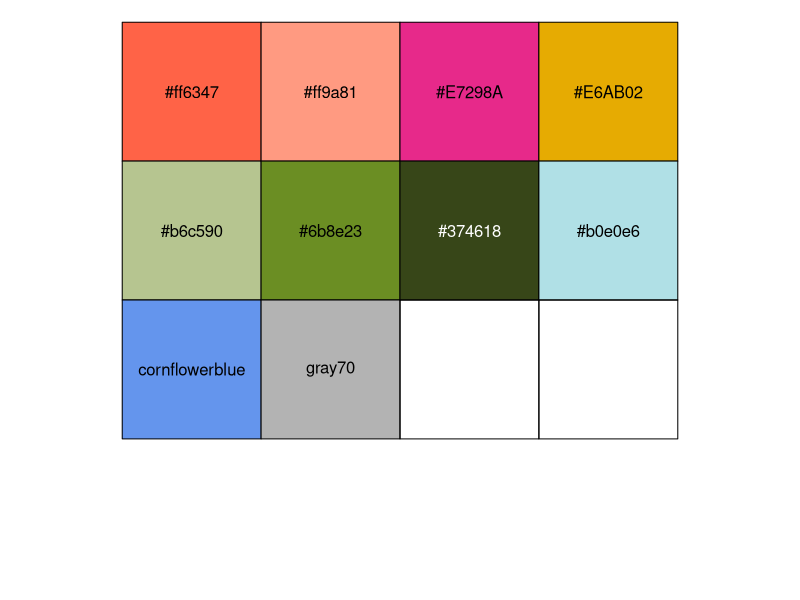
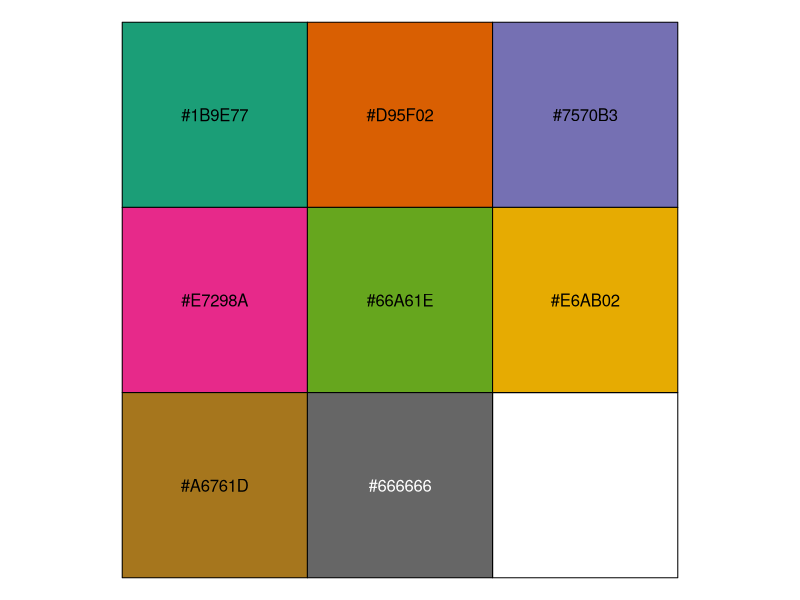
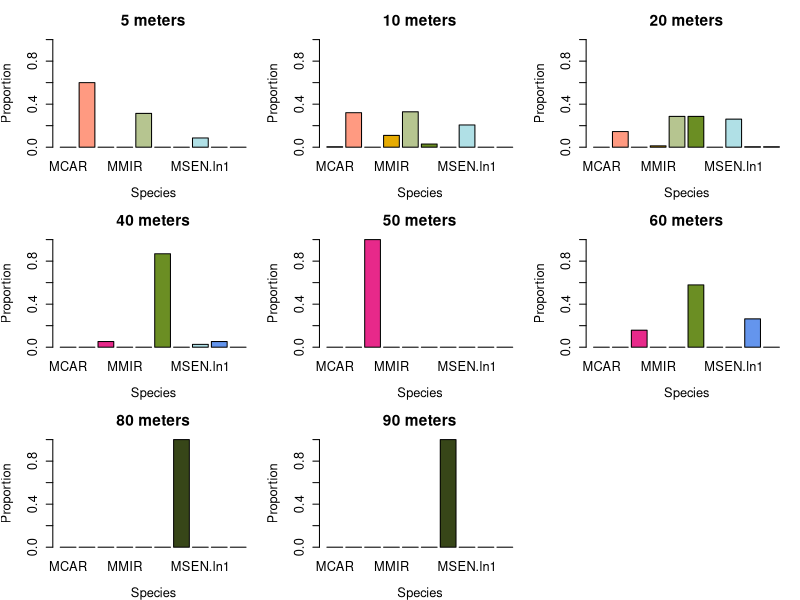
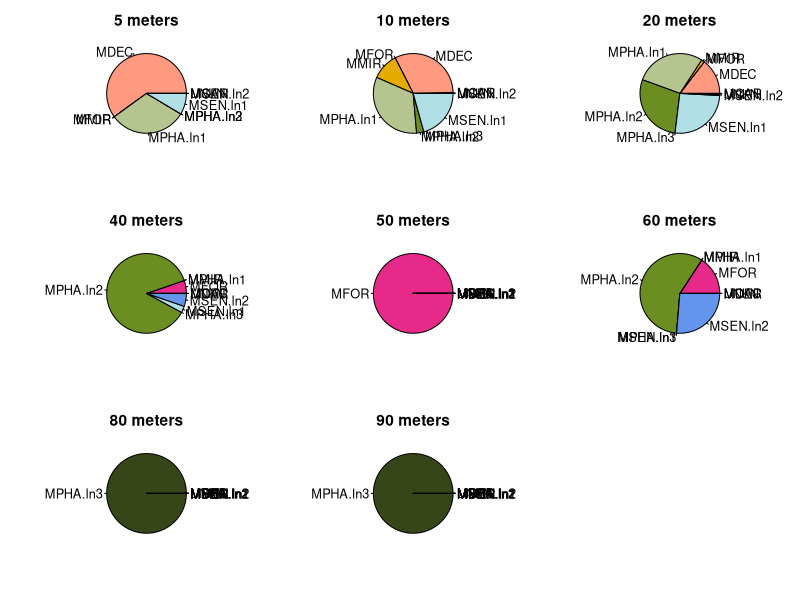
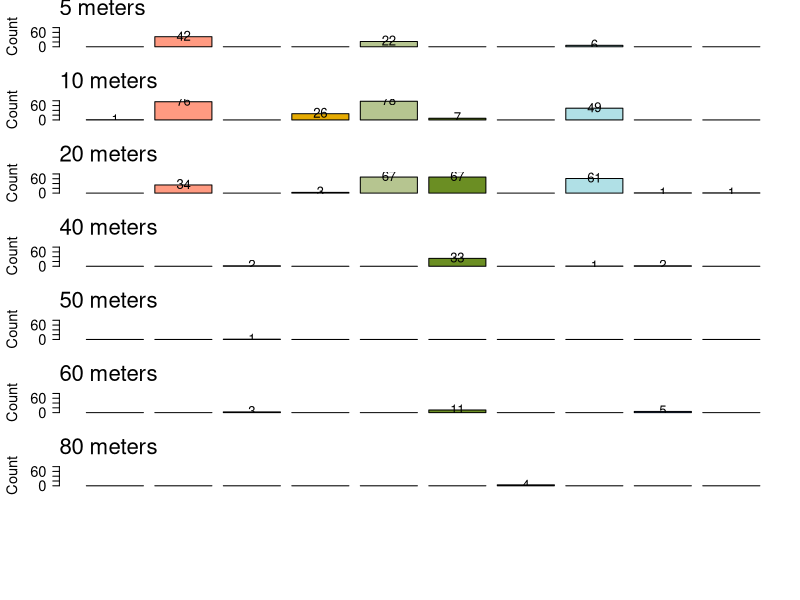

Here is the R script that generated these plots, in order: (Note: this script raises an error after producing the figures.)
library(here)
library(stringr)
library(scales)
library(RColorBrewer)

ids <- read.csv(here("WGS/angsd_results/bam_lists/ids_recoded606_Oct2025.csv"), header = TRUE) # 606 Madracis, no clones

metadata <- as.data.frame(str_split_fixed(ids$new_ID, '_', 6))
colnames(metadata) <- c('species', 'site', 'depth', 'collector', 'ID', 'extract')
metadata $id_original <- paste(metadata[,4], metadata[,5], sep = "_")
metadata$depth <- as.numeric(metadata[,3]) # Must be numeric or the subsetting gets very weird
metadata$sample_full <- ids$new_ID

# Get cluster assignments for coloring the points
data_cluster <- read.csv(here("madracis_master_merged_Oct2025.csv"), header = TRUE)

metadata$species_mpha <- data_cluster[match(metadata$id_original, data_cluster$ID), 7]

# Replace NAs with matching in species column
species_indices <- which(is.na(metadata$species_mpha) == TRUE) # indicies that have NAs
metadata$species_mpha[is.na(metadata$species_mpha)] <- metadata$species[species_indices] # replace the NAs with species in associated index

# Split out MPHA by depth to assign MPHA.ln3
metadata$species_mpha[which(metadata$species == 'MPHA' & metadata$depth >60)] <- "MPHA.ln3" # MPHA at depths >60

# Deal with the Pim MPHAs, which are mostly MSEN-like MPHAs
metadata[which(metadata$id_original == 'PB_4583'),9] <- 'MPHA.ln2'
metadata[which(metadata$id_original == 'PB_4578'),9] <- 'MSEN.ln2'
metadata[which(metadata$id_original == 'PB_4577'),9] <- 'MSEN.ln2'
metadata[which(metadata$id_original == 'PB_4576'),9] <- 'MSEN.ln2'
metadata[which(metadata$id_original == 'PB_4579'),9] <- 'MSEN.ln2'

metadata$species_mpha <- factor(metadata$species_mpha, levels = c('MCAR','MDEC', 'MFOR', 'MMIR', 'MPHA.ln1', 'MPHA.ln2', 'MPHA.ln3', 'MSEN.ln1', 'MSEN.ln2', 'UNKN')) #reorder the species factors

#### Set color scheme ####
colors_mpha <- c("#ff6347", "#ff9a81", "#E7298A", "#E6AB02", "#b6c590", "#6b8e23", "#374618", "#b0e0e6", "cornflowerblue", "gray70") # colors for MSEN.ln2
# colors_mpha <- c("#ff6347", "#ff9a81", "#E7298A", "#E6AB02", "#b6c590", "#6b8e23", "#374618", "#79d2a6", "#b0e0e6", "gray70") # colors for MPHA.ln4
show_col(colors_mpha)

colors_depth <- brewer.pal(8, 'Dark2')
show_col(colors_depth)

#### Start figuring out counts/percentages for species for a given depth ####
# What percent of species occur at a given depth
speciesbydepth <- as.data.frame.matrix(table(metadata$species_mpha, metadata$depth)) # table of species vs depths
count_by_depth <- as.vector(colSums(speciesbydepth)) # number of corals at each depth

speciesbydepth_percents <- data.frame(matrix(NA, nrow = 10, ncol = 8))
colnames(speciesbydepth_percents) <- colnames(speciesbydepth)
rownames(speciesbydepth_percents) <- rownames(speciesbydepth)

for (i in 1:ncol(speciesbydepth)) {
  speciesbydepth_percents[,i] <- speciesbydepth[,i]/count_by_depth[i]
}

#### Plot ####
# Barchart by proportion
png(file="~/Documents/CalAcademy_postdoc/Analyses/madracis_reefscape/WGS/angsd_results/madracis606/species_prop_by_depth_bar.png", width=11, height=8.5, res=300, units="in")

par(
  mar=c(4, 4, 3, 1), # panel margin size in "line number" units
  mgp=c(3, 1, 0), # default is c(3,1,0); line number for axis label, tick label, axis
  tcl=-0.5, # size of tick marks as distance INTO figure (negative means pointing outward)
  cex=1, # character expansion factor; keep as 1; if you have a many-panel figure, they start changing the default!
  ps=14, # point size, which is the font size
  bty = 'n',
  mfrow = c(3,3))

  for (j in 1:ncol(speciesbydepth_percents)) {
    barplot(height=as.matrix(t(speciesbydepth_percents))[j,], names=rownames(speciesbydepth_percents), col = colors_mpha, xlab = 'Species', ylab = 'Proportion', main = paste(colnames(speciesbydepth_percents)[j], 'meters', sep = ' '), ylim = c(0,1))
  }

dev.off()

# Pie chart
png(file="~/Documents/CalAcademy_postdoc/Analyses/madracis_reefscape/WGS/angsd_results/madracis606/species_prop_by_depth_pie.png", width=9, height=7, res=300, units="in")

par(
  mar=c(4, 3, 3, 1), # panel margin size in "line number" units
  mgp=c(3, 1, 0), # default is c(3,1,0); line number for axis label, tick label, axis
  tcl=-0.5, # size of tick marks as distance INTO figure (negative means pointing outward)
  cex=1, # character expansion factor; keep as 1; if you have a many-panel figure, they start changing the default!
  ps=14, # point size, which is the font size
  bty = 'n',
  mfrow = c(3,3))

for (j in 1:ncol(speciesbydepth_percents)) {
  pie(speciesbydepth_percents[,j], labels = rownames(speciesbydepth_percents), col = colors_mpha, main = paste(colnames(speciesbydepth_percents)[j], 'meters', sep = ' '))
}

dev.off()

# Barchart by absolute count
png(file="~/Documents/CalAcademy_postdoc/Analyses/madracis_reefscape/WGS/angsd_results/madracis606/species_count_by_depth_bar.png", width=4, height=18, res=300, units="in")

par(
  #mar=c(3, 4, 2, 1), # panel margin size in "line number" units
  mgp=c(3, 1, 0), # default is c(3,1,0); line number for axis label, tick label, axis
  tcl=-0.5, # size of tick marks as distance INTO figure (negative means pointing outward)
  cex=1, # character expansion factor; keep as 1; if you have a many-panel figure, they start changing the default!
  ps=16, # point size, which is the font size
  bty = 'n',
  mfrow = c(8,1))

# Define a layout with equal panel heights but adjust space for the last plot
layout_matrix <- matrix(1:ncol(speciesbydepth), ncol = 1)
layout(layout_matrix, heights = c(rep(1, ncol(speciesbydepth) - 1), 1.2)) # Larger height for the last plot

for (j in 1:ncol(speciesbydepth)) {
  
  # Adjust margins for the last plot
  if (j == ncol(speciesbydepth)) {
    par(mar = c(7, 4.5, 2, 1)) # Increased bottom margin
  } else {
    par(mar = c(2, 4.5, 2, 1)) # Default margin for other plots
  }
  
  # Extract data for current depth
  counts <- as.matrix(t(speciesbydepth))[j,]
  
  # Create barplot and store midpoints
  bar_mids <- barplot(height = counts,
                      names = rownames(speciesbydepth),
                      col = colors_mpha,
                      xlab = '', ylab = 'Count',
                      ylim = c(0, 85), xaxt = 'n', las = 2)
  
  # Add depth label
  mtext(paste(colnames(speciesbydepth)[j], 'meters', sep = ' '), side = 3, adj = 0, line = 0.65)
  
  # Add sample size labels above bars (only if > 0)
  text(x = bar_mids[counts > 0],
       y = counts[counts > 0] + 4,  # Offset above the bar
       labels = counts[counts > 0],
       cex = 0.9)
}

# Add x-axis labels and axis title for the combined plot
text(x = c(0.7, 1.9, 3.1, 4.3, 5.5, 6.7, 7.9, 9.1, 10.3, 11.5),
     y = par("usr")[3] - 10,
     labels = c("MCAR", "MDEC", "MFOR", "MMIR","MPHA.ln1","MPHA.ln2", "MPHA.ln3","MSEN.ln1", "MSEN.ln2", "UNKN"),
     xpd = NA, srt = 35, adj = 0.965)

mtext('Genetic lineage', side = 1, line = 5.75)

dev.off()

#### Figure out counts/percentages for depths for a given species
# For a species, what is the depths at which they occur?
count_by_species <- as.vector(rowSums(speciesbydepth)) # number of corals of each species

depthbyspecies <- data.frame(matrix(NA, nrow = 10, ncol = 8))
colnames(depthbyspecies) <- colnames(speciesbydepth)
rownames(depthbyspecies) <- rownames(speciesbydepth)

for (i in 1:nrow(speciesbydepth)) {
  depthbyspecies[i,] <- speciesbydepth[i,]/count_by_species[i]
}

#### Plot ####
# Barplot
png(file="~/Documents/CalAcademy_postdoc/Analyses/madracis_reefscape/WGS/angsd_results/madracis606/depth_prop_by_species_bar.png", width=12, height=16, res=300, units="in")

par(
  mar=c(4, 5, 3, 1), # panel margin size in "line number" units
  mgp=c(3, 1, 0), # default is c(3,1,0); line number for axis label, tick label, axis
  tcl=-0.5, # size of tick marks as distance INTO figure (negative means pointing outward)
  cex=1, # character expansion factor; keep as 1; if you have a many-panel figure, they start changing the default!
  ps=17, # point size, which is the font size
  bty = 'n',
  mfrow = c(5,2))

for (j in 1:nrow(depthbyspecies)) {
  barplot(height=as.matrix(depthbyspecies[j,]), names=colnames(depthbyspecies), xlab = 'Depth', ylab = 'Proportion', main = paste(rownames(depthbyspecies)[j], ' (n = ', rowSums(speciesbydepth)[j], ')', sep = ''), col = colors_mpha[j], ylim = c(0,1), las = 1, cex.main = 1.5)
}

dev.off()

# Pie chart
png(file="~/Documents/CalAcademy_postdoc/Analyses/madracis_reefscape/WGS/angsd_results/madracis606/depth_prop_by_species_pie.png", width=9, height=7, res=300, units="in")

par(
  mar=c(2, 1, 2, 1), # panel margin size in "line number" units
  mgp=c(3, 1, 0), # default is c(3,1,0); line number for axis label, tick label, axis
  tcl=-0.5, # size of tick marks as distance INTO figure (negative means pointing outward)
  cex=1, # character expansion factor; keep as 1; if you have a many-panel figure, they start changing the default!
  ps=14, # point size, which is the font size
  bty = 'n',
  mfrow = c(4,3))

for (j in 1:nrow(depthbyspecies)) {
  pie(as.numeric(depthbyspecies[j,]), labels = colnames(depthbyspecies), col = colors_depth, main = paste(rownames(depthbyspecies)[j], sep = ''))
}

dev.off()
